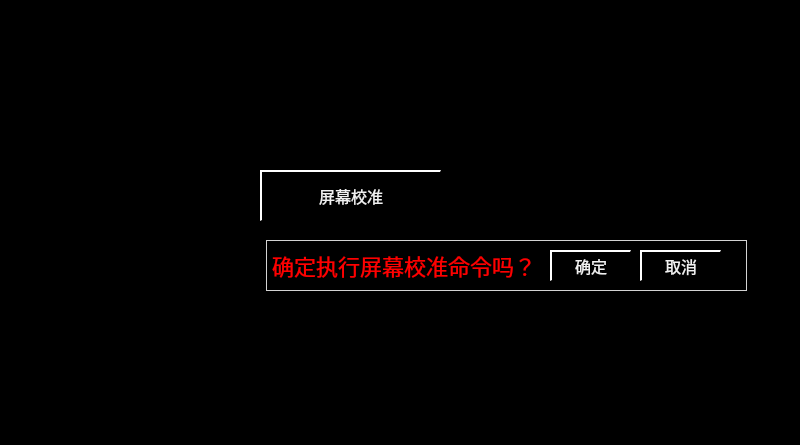
<?xml version="1.0" encoding="UTF-8"?>
<ui version="4.0">
 <class>DataInputCalibratePage</class>
 <widget class="QWidget" name="DataInputCalibratePage">
  <property name="geometry">
   <rect>
    <x>0</x>
    <y>0</y>
    <width>800</width>
    <height>445</height>
   </rect>
  </property>
  <property name="windowTitle">
   <string>Form</string>
  </property>
  <property name="styleSheet">
   <string notr="true">QWidget
{
	background-color: black;
}
QLabel
{
	border:1px solid lightgray;
    color:white;
font:22px
}

QPushButton
{
	font:16px;
    color: rgb(240,240,240);
	background-color: rgb(0, 0, 0);
	border-top: 2px solid white;	
	border-left: 2px solid white;
}

QPushButton::disabled
{
	font:16px;
	color: rgb(147, 148, 148);
	background-color: black;
	border-bottom: 2px solid white;	
	border-right: 2px solid white;
}</string>
  </property>
  <widget class="QPushButton" name="btnCalibrate">
   <property name="geometry">
    <rect>
     <x>260</x>
     <y>170</y>
     <width>181</width>
     <height>51</height>
    </rect>
   </property>
   <property name="focusPolicy">
    <enum>Qt::NoFocus</enum>
   </property>
   <property name="text">
    <string>屏幕校准</string>
   </property>
  </widget>
  <widget class="QLabel" name="labelInfo">
   <property name="geometry">
    <rect>
     <x>266</x>
     <y>240</y>
     <width>481</width>
     <height>51</height>
    </rect>
   </property>
   <property name="styleSheet">
    <string notr="true">color:red;</string>
   </property>
   <property name="text">
    <string>确定执行屏幕校准命令吗？</string>
   </property>
  </widget>
  <widget class="QPushButton" name="btnYes">
   <property name="geometry">
    <rect>
     <x>550</x>
     <y>250</y>
     <width>81</width>
     <height>31</height>
    </rect>
   </property>
   <property name="focusPolicy">
    <enum>Qt::NoFocus</enum>
   </property>
   <property name="text">
    <string>确定</string>
   </property>
  </widget>
  <widget class="QPushButton" name="btnCancel">
   <property name="geometry">
    <rect>
     <x>640</x>
     <y>250</y>
     <width>81</width>
     <height>31</height>
    </rect>
   </property>
   <property name="focusPolicy">
    <enum>Qt::NoFocus</enum>
   </property>
   <property name="text">
    <string>取消</string>
   </property>
  </widget>
 </widget>
 <resources/>
 <connections/>
</ui>
